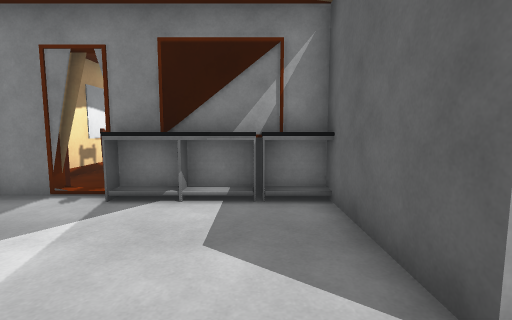
view 1 (above)

12 first-person views from a walk through a 3-D level made in the Unity game engine. The camera is 1.3 m above the floor, tilts 6° down and sees 85° across. The floor is counted in squares, 1 m on a side. Each view is taken from the middle of a square. On the plan, view 1 faces up. The plan holds only what a view shows up to about 13 squares ahead; the rest is blank. The place goes on beyond the plan. The player character is not drawn. Door leaves are left out, so doorways stand open.

view 2
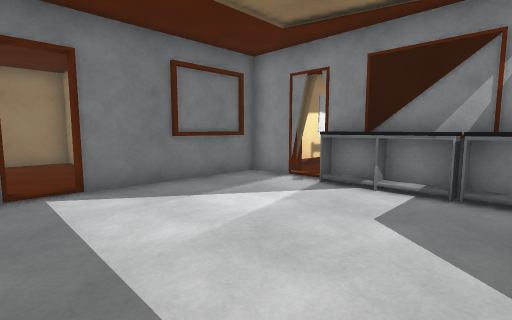

view 3
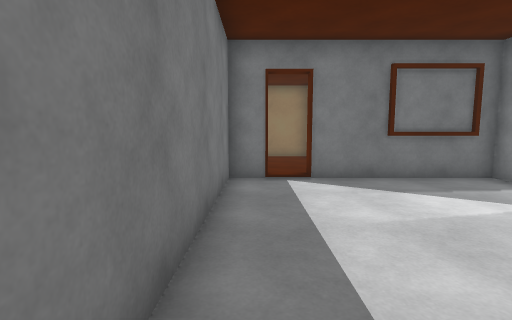

view 4
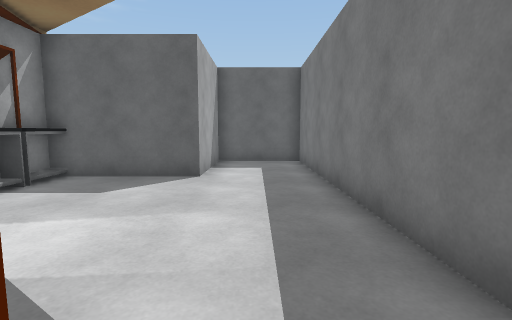

view 5
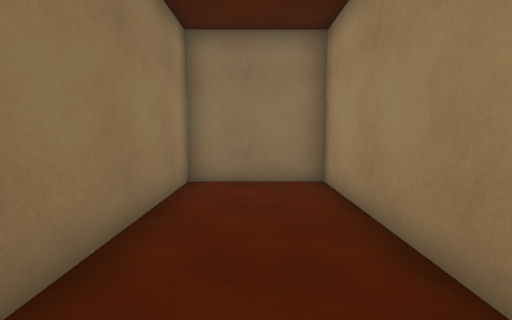

view 6
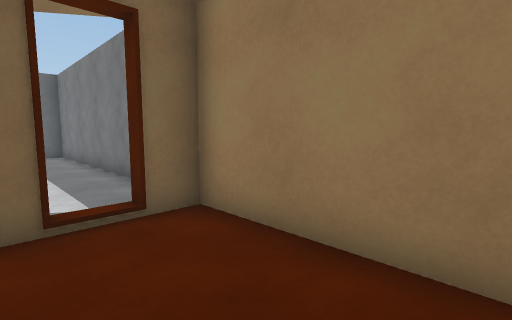

view 7
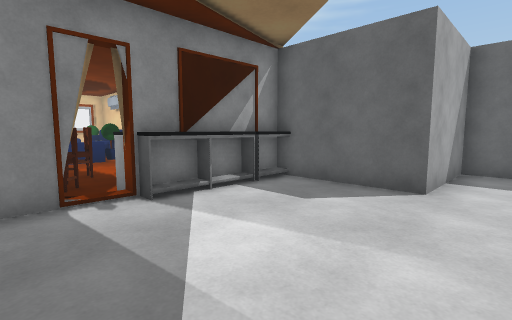

view 8
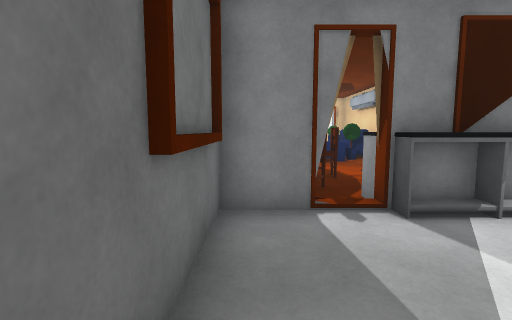

view 9
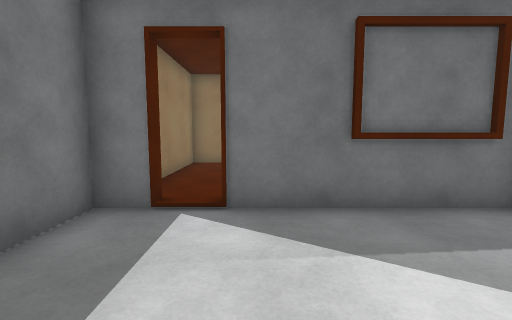

view 10
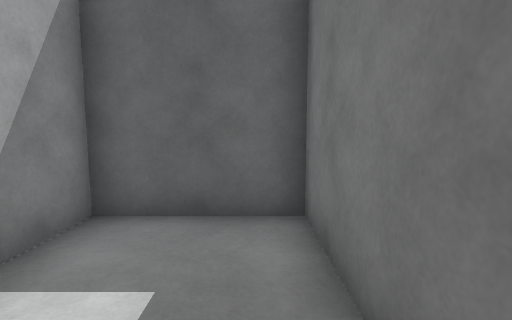

view 11
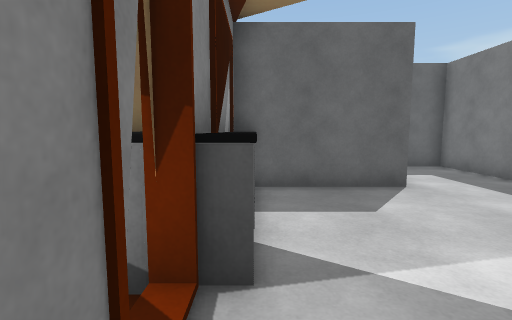

view 12
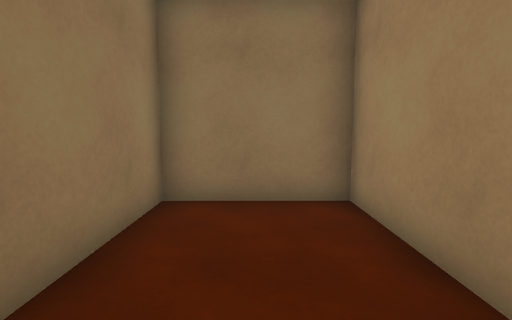

### Floor plan
Points are (right, up) in squares from view 1. A wall is a line through its corners. A room is listed if a view was taken in it or the views show most of it. See-through windows are left out.
Room 1 (views 1, 2, 3, 7, 8, 9, 10, 11)
walls: (-2.4, 5.5) (-2.9, 5.5); (-3.8, 5.5) (-4.6, 5.5); (-3.6, 5.8) (-4, 5.8); (-5.6, -0.7) (-5.6, -1.7) (5.1, -1.7) (5.1, 1.5) (1.4, 1.5) (1.4, 5.5); (-5.6, 5.5) (-5.6, 0.4)
ways out: opening at (-6, 0) to room 2; open door at (-3.5, 6)
objects: other object (-3, 5) to (-1, 7); other object (1, 5)
Room 2 (views 4, 5, 6, 12)
walls: (-7.8, 1.8) (-10.5, 1.8); (-13.1, 1.8) (-13.1, -1.7) (-5.9, -1.7) (-5.9, -0.7) (-5.6, -0.7); (-5.6, 0.4) (-5.9, 0.4) (-5.9, 1)
ways out: opening at (-6, 0) to room 1

Positions as (right, up) in squares from view 1, and headings:
1: (0, 0), facing up
2: (1, -1), facing up-left
3: (2, -1), facing left
4: (-6, 0), facing right
5: (-6, 0), facing left
6: (-10, 1), facing down-right
7: (-5, 0), facing up-right
8: (-5, 1), facing up
9: (-1, 1), facing left
10: (1, -1), facing right
11: (-5, 5), facing right
12: (-8, 0), facing left
